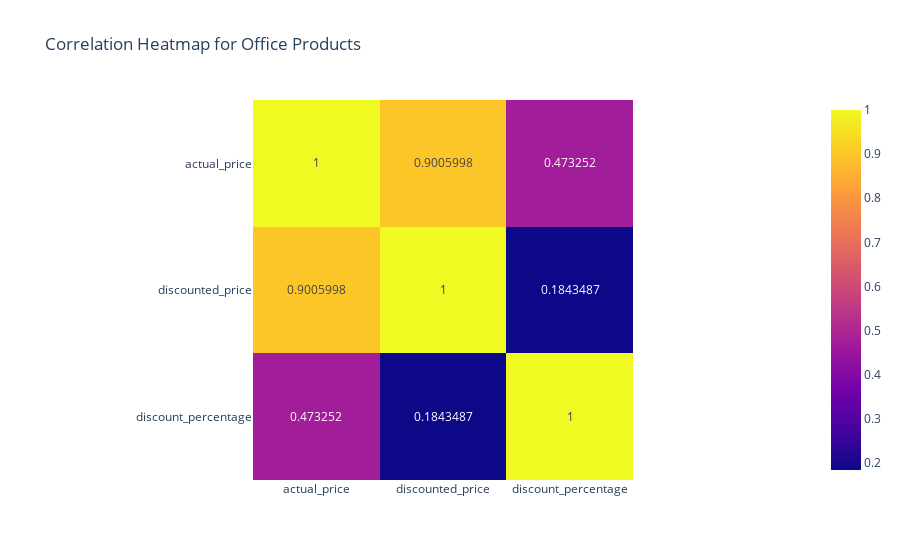

Notebook source saved alongside this figure:
### Code cell
fig = px.imshow(newdf[newdf.Root_Category==list(newdf.Root_Category.unique())[3]][['actual_price','discounted_price','discount_percentage']].corr(),text_auto=True,title=f"Correlation Heatmap for {list(newdf.Root_Category.unique())[3]}")
fig.show()
fig.write_image("images/fig4.png")

### Figure 1 — Plotly figure (JSON) as saved in the notebook; plotly's stock layout.template omitted (floating-point values rounded to 4 significant figures)
{"data": [{"coloraxis": "coloraxis", "hovertemplate": "x: %{x}<br>y: %{y}<br>color: %{z}<extra></extra>", "name": "0", "texttemplate": "%{z}", "type": "heatmap", "x": ["actual_price", "discounted_price", "discount_percentage"], "xaxis": "x", "y": ["actual_price", "discounted_price", "discount_percentage"], "yaxis": "y", "z": [[1, 0.9006, 0.4733], [0.9006, 1, 0.1843], [0.4733, 0.1843, 1]]}], "layout": {"coloraxis": {"colorscale": [[0, "#0d0887"], [0.1111, "#46039f"], [0.2222, "#7201a8"], [0.3333, "#9c179e"], [0.4444, "#bd3786"], [0.5556, "#d8576b"], [0.6667, "#ed7953"], [0.7778, "#fb9f3a"], [0.8889, "#fdca26"], [1, "#f0f921"]]}, "title": {"text": "Correlation Heatmap for Office Products"}, "xaxis": {"anchor": "y", "constrain": "domain", "domain": [0, 1], "scaleanchor": "y"}, "yaxis": {"anchor": "x", "autorange": "reversed", "constrain": "domain", "domain": [0, 1]}}}
